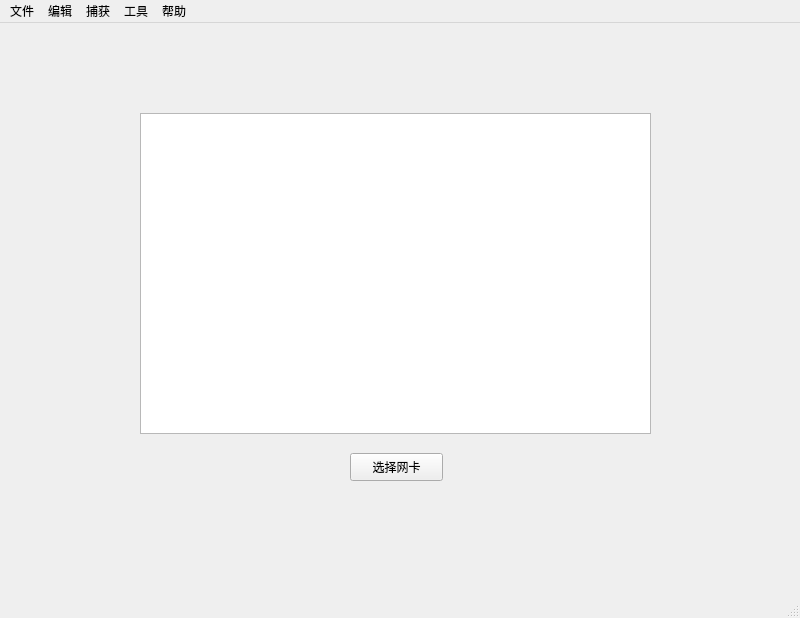
<?xml version="1.0" encoding="UTF-8"?>
<ui version="4.0">
 <class>MainWindow</class>
 <widget class="QMainWindow" name="MainWindow">
  <property name="geometry">
   <rect>
    <x>0</x>
    <y>0</y>
    <width>800</width>
    <height>618</height>
   </rect>
  </property>
  <property name="windowTitle">
   <string>MainWindow</string>
  </property>
  <widget class="QWidget" name="centralwidget">
   <widget class="QStackedWidget" name="stackedWidget">
    <property name="geometry">
     <rect>
      <x>-10</x>
      <y>0</y>
      <width>811</width>
      <height>601</height>
     </rect>
    </property>
    <widget class="QWidget" name="if_select_page">
     <widget class="QPushButton" name="pushButton">
      <property name="geometry">
       <rect>
        <x>360</x>
        <y>430</y>
        <width>93</width>
        <height>28</height>
       </rect>
      </property>
      <property name="text">
       <string>选择网卡</string>
      </property>
     </widget>
     <widget class="QTreeView" name="if_table">
      <property name="geometry">
       <rect>
        <x>150</x>
        <y>90</y>
        <width>511</width>
        <height>321</height>
       </rect>
      </property>
     </widget>
    </widget>
    <widget class="QWidget" name="second_page">
     <widget class="CapPage" name="capture_page" native="true">
      <property name="geometry">
       <rect>
        <x>30</x>
        <y>10</y>
        <width>751</width>
        <height>543</height>
       </rect>
      </property>
     </widget>
    </widget>
   </widget>
  </widget>
  <widget class="QMenuBar" name="menubar">
   <property name="geometry">
    <rect>
     <x>0</x>
     <y>0</y>
     <width>800</width>
     <height>26</height>
    </rect>
   </property>
   <widget class="QMenu" name="menu">
    <property name="title">
     <string>文件</string>
    </property>
    <addaction name="actionopen"/>
    <addaction name="actionsave"/>
    <addaction name="separator"/>
    <addaction name="actionexit"/>
   </widget>
   <widget class="QMenu" name="menu_2">
    <property name="title">
     <string>编辑</string>
    </property>
    <addaction name="actionClear_current_packets"/>
    <addaction name="actionSearch"/>
   </widget>
   <widget class="QMenu" name="menu_3">
    <property name="title">
     <string>捕获</string>
    </property>
    <addaction name="actionStart"/>
    <addaction name="actionStop"/>
   </widget>
   <widget class="QMenu" name="menu_4">
    <property name="title">
     <string>工具</string>
    </property>
    <addaction name="actionExtensions"/>
    <addaction name="actionSettings"/>
   </widget>
   <widget class="QMenu" name="menu_5">
    <property name="title">
     <string>帮助</string>
    </property>
    <addaction name="actionHelp"/>
    <addaction name="actionAbout"/>
   </widget>
   <addaction name="menu"/>
   <addaction name="menu_2"/>
   <addaction name="menu_3"/>
   <addaction name="menu_4"/>
   <addaction name="menu_5"/>
  </widget>
  <widget class="QStatusBar" name="statusbar"/>
  <action name="actionopen">
   <property name="text">
    <string>Open...</string>
   </property>
  </action>
  <action name="actionsave">
   <property name="text">
    <string>Save...</string>
   </property>
  </action>
  <action name="actionexit">
   <property name="text">
    <string>Exit...</string>
   </property>
  </action>
  <action name="actionClear_current_packets">
   <property name="text">
    <string>Clear current packets</string>
   </property>
  </action>
  <action name="actionSearch">
   <property name="text">
    <string>Search</string>
   </property>
  </action>
  <action name="actionStart">
   <property name="text">
    <string>Start</string>
   </property>
  </action>
  <action name="actionStop">
   <property name="text">
    <string>Stop</string>
   </property>
  </action>
  <action name="actionExtensions">
   <property name="text">
    <string>Extensions</string>
   </property>
  </action>
  <action name="actionSettings">
   <property name="text">
    <string>Settings</string>
   </property>
  </action>
  <action name="actionHelp">
   <property name="text">
    <string>Help</string>
   </property>
  </action>
  <action name="actionAbout">
   <property name="text">
    <string>About</string>
   </property>
  </action>
 </widget>
 <customwidgets>
  <customwidget>
   <class>CapPage</class>
   <extends>QWidget</extends>
   <header>gui/cappage.h</header>
   <container>1</container>
  </customwidget>
 </customwidgets>
 <resources/>
 <connections/>
</ui>
